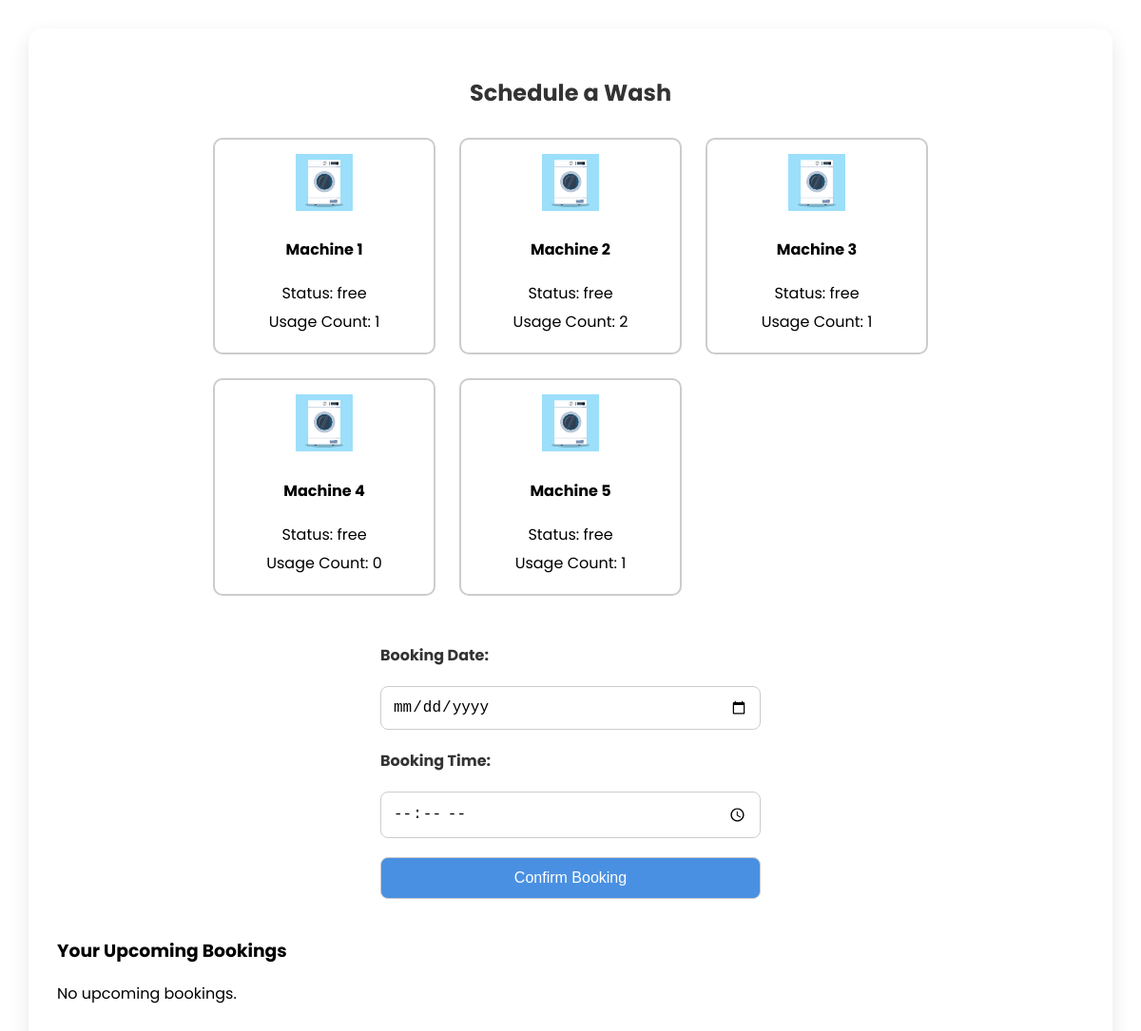
Page /booking.php (signed in) on the committed database.
### tables this page shows
CREATE TABLE `washing_machines` (
  `id` int(11) NOT NULL,
  `machine_name` varchar(50) NOT NULL,
  `status` enum('free','in_use','out_of_service') NOT NULL DEFAULT 'free',
  `last_maintenance` date DEFAULT NULL
);

### booking.php (the view, shortened to what this page needs)
<?php
include('db.php');
$regno = $_SESSION['regno'];
$machine_stmt = $conn->prepare("SELECT wm.*, COUNT(b.id) AS usage_count FROM washing_machines wm LEFT JOIN bookings b ON wm.id = b.machine_id GROUP BY wm.id");
$machine_stmt->execute();
$machines = $machine_stmt->get_result();
$booking_stmt = $conn->prepare("SELECT * FROM bookings WHERE user_regno=? AND status='booked' ORDER BY booking_date, booking_time");
$booking_stmt->bind_param("s", $regno);
$booking_stmt->execute();
$user_bookings = $booking_stmt->get_result();
?>
<!DOCTYPE html>
<html lang="en">
<head>
</head>
<body>
<div class="container">
  <h2>Schedule a Wash</h2>
  <form method="POST">
    <div class="machine-grid">
      <?php while ($row = $machines->fetch_assoc()): ?>
        <div class="machine-card" onclick="selectMachine(this, <?= $row['id'] ?>)">
          <img src="images/mbg.png" alt="Machine Icon">
          <h4>Machine <?= htmlspecialchars($row['id']) ?></h4>
          <p>Status: <?= htmlspecialchars($row['status']) ?></p>
          <p>Usage Count: <?= $row['usage_count'] ?></p>
        </div>
      <?php endwhile; ?>
    </div>
    <label for="booking_date">Booking Date:</label>
    <input type="date" name="booking_date" id="booking_date" required>
    <label for="booking_time">Booking Time:</label>
    <input type="time" name="booking_time" id="booking_time" required>
    <button type="submit">Confirm Booking</button>
  </form>
  <div class="bookings">
    <h3>Your Upcoming Bookings</h3>
    <?php if ($user_bookings->num_rows > 0): ?>
      <table>
        <tr>
          <th>Machine ID</th>
          <th>Date</th>
          <th>Time</th>
          <th>Status</th>
          <th>Action</th>
        </tr>
        <?php while ($b = $user_bookings->fetch_assoc()): ?>
          <tr>
            <td><?= $b['machine_id'] ?></td>
            <td><?= $b['booking_date'] ?></td>
            <td><?= $b['booking_time'] ?></td>
            <td><?= $b['status'] ?></td>
            <td><a href="?cancel_id=<?= $b['id'] ?>" onclick="return confirm('Are you sure to cancel?')">Cancel</a></td>
          </tr>
        <?php endwhile; ?>
      </table>
    <?php else: ?>
      <p>No upcoming bookings.</p>
    <?php endif; ?>
  </div>
</div>
</body>
</html>

### booking.php (style rules this page uses)
body { font-family: 'Poppins', sans-serif; margin: 0; background: url('images/bg.png') no-repeat center center/cover; padding: 30px; }
.container { max-width: 1200px; margin: auto; background: rgba(255, 255, 255, 0.8); padding: 30px; border-radius: 15px; box-shadow: 0 8px 20px rgba(0, 0, 0, 0.1); }
h2 { text-align: center; margin-bottom: 30px; color: #333; }
.machine-grid { display: grid; grid-template-columns: repeat(3, 1fr); gap: 25px; margin-bottom: 30px; justify-content: center; }
.machine-card { border: 2px solid #ccc; border-radius: 10px; width: 200px; padding: 15px; text-align: center; cursor: pointer; transition: all 0.3s; background-color: #fff; }
.machine-card img { width: 60px; height: 60px; }
.machine-card p { margin: 5px 0; }
form { display: flex; flex-direction: column; gap: 20px; max-width: 400px; margin: auto; }
label { font-weight: bold; color: #333; }
input, button { padding: 12px; font-size: 16px; border: 1px solid #ccc; border-radius: 8px; }
input[type="date"], input[type="time"] { cursor: pointer; }
button { background-color: #4a90e2; color: white; cursor: pointer; }
.bookings { margin-top: 40px; }

### rows in the picture
washing_machines: id "1", status "free", usage_count "1"
washing_machines: id "2", status "free", usage_count "2"
washing_machines: id "3", status "free", usage_count "1"
washing_machines: id "4", status "free", usage_count "0"
washing_machines: id "5", status "free", usage_count "1"
